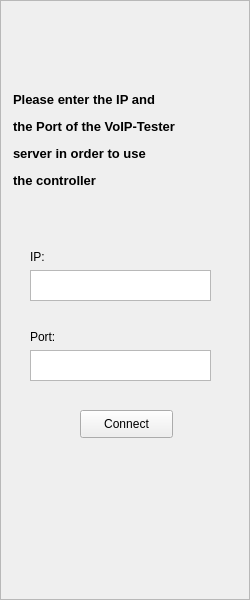
   <widget class="QFrame" name="connect_frame">
    <property name="geometry">
     <rect>
      <x>0</x>
      <y>250</y>
      <width>250</width>
      <height>600</height>
     </rect>
    </property>
    <property name="frameShape">
     <enum>QFrame::StyledPanel</enum>
    </property>
    <property name="frameShadow">
     <enum>QFrame::Raised</enum>
    </property>
    <widget class="QTextEdit" name="connect_frame_ip_edit_text">
     <property name="geometry">
      <rect>
       <x>30</x>
       <y>270</y>
       <width>181</width>
       <height>31</height>
      </rect>
     </property>
    </widget>
    <widget class="QLabel" name="connect_frame_text_label">
     <property name="geometry">
      <rect>
       <x>13</x>
       <y>80</y>
       <width>231</width>
       <height>121</height>
      </rect>
     </property>
     <property name="text">
      <string>&lt;html&gt;&lt;head/&gt;&lt;body&gt;&lt;p align=&quot;justify&quot;&gt;&lt;span style=&quot; font-size:10pt; font-weight:600;&quot;&gt;Please enter the IP and&lt;/span&gt;&lt;/p&gt;&lt;p align=&quot;justify&quot;&gt;&lt;span style=&quot; font-size:10pt; font-weight:600;&quot;&gt;the Port of the VoIP-Tester&lt;/span&gt;&lt;/p&gt;&lt;p align=&quot;justify&quot;&gt;&lt;span style=&quot; font-size:10pt; font-weight:600;&quot;&gt;server in order to use &lt;/span&gt;&lt;/p&gt;&lt;p align=&quot;justify&quot;&gt;&lt;span style=&quot; font-size:10pt; font-weight:600;&quot;&gt;the controller&lt;/span&gt;&lt;/p&gt;&lt;/body&gt;&lt;/html&gt;</string>
     </property>
    </widget>
    <widget class="QLabel" name="connect_frame_ip_label">
     <property name="geometry">
      <rect>
       <x>30</x>
       <y>250</y>
       <width>47</width>
       <height>13</height>
      </rect>
     </property>
     <property name="text">
      <string>IP:</string>
     </property>
    </widget>
    <widget class="QPushButton" name="connect_frame_connection_button">
     <property name="geometry">
      <rect>
       <x>80</x>
       <y>410</y>
       <width>93</width>
       <height>28</height>
      </rect>
     </property>
     <property name="text">
      <string>Connect</string>
     </property>
    </widget>
    <widget class="QTextEdit" name="connect_frame_port_edit_text">
     <property name="geometry">
      <rect>
       <x>30</x>
       <y>350</y>
       <width>181</width>
       <height>31</height>
      </rect>
     </property>
    </widget>
    <widget class="QLabel" name="connect_frame_port_label">
     <property name="geometry">
      <rect>
       <x>30</x>
       <y>330</y>
       <width>47</width>
       <height>13</height>
      </rect>
     </property>
     <property name="text">
      <string>Port:</string>
     </property>
    </widget>
   </widget>
